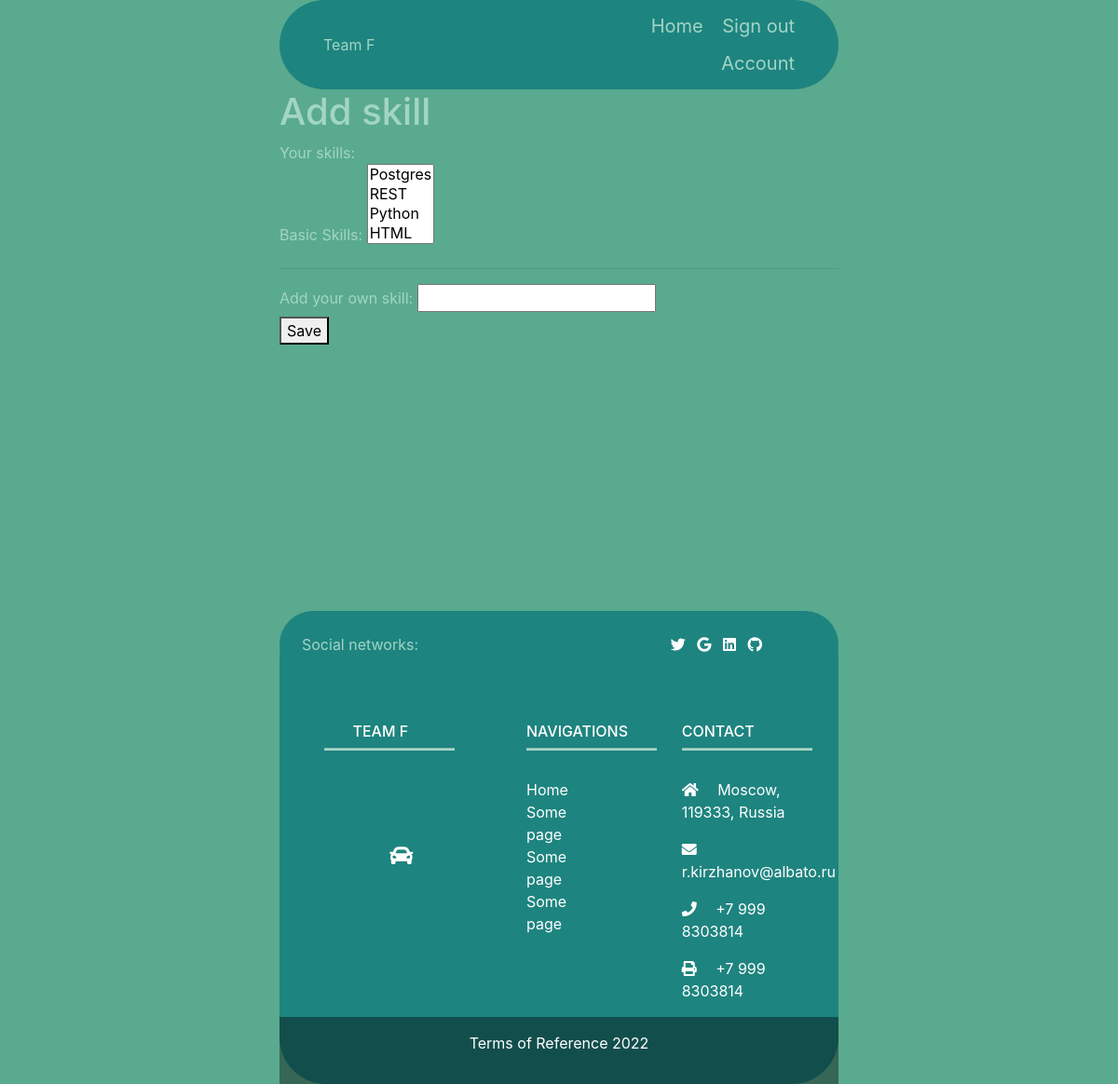
Before: /basic_skill/ (signed in) with the older database file.
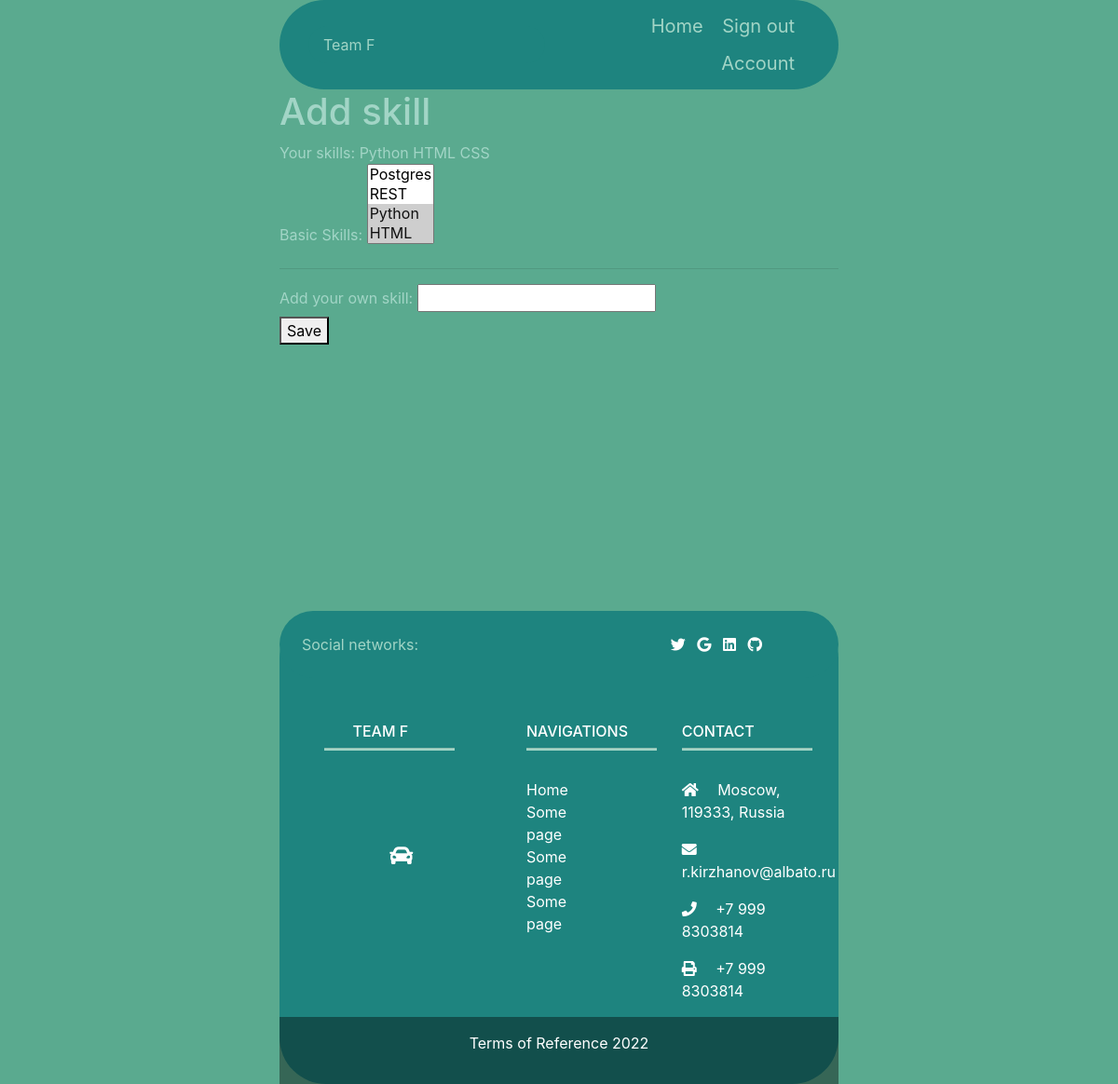
After: the same page with the newer database file.
### users/models.py (models this page shows, shortened)
class User(AbstractBaseUser):
    email = models.EmailField(max_length=255, unique=True, verbose_name='Email')
    name = models.CharField(max_length=50, verbose_name='Name', default='Guest')
    surname = models.CharField(max_length=50, verbose_name='Surname', default=':)')
    age = models.IntegerField(default=18, verbose_name='Age')
    about = models.TextField(verbose_name='About me', default=random.choice(quote))
    languages = models.ManyToManyField(Language, blank=True, verbose_name='Languages')
    basic_skills = models.ManyToManyField(Skills, blank=True, verbose_name='Basic Skills')
    hobby = models.CharField(max_length=250, null=True, blank=True, verbose_name='Hobby')
    photo = models.ImageField('Photo', upload_to='users/photos', default='default.jpg')
    is_active = models.BooleanField(default=True)
    is_admin = models.BooleanField(default=False)
    url = models.URLField(verbose_name='Link', default='https://hh.ru/applicant/resumes')
    objects = UserManager()
    USERNAME_FIELD = 'email'
    def full_name(self):
        return f'{self.name} {self.surname}'
    def all_basic_skills(self):
        basic_skills = [basic_skill.name for basic_skill in self.basic_skills.all()]
        return ' '.join(basic_skills)

class Skills(models.Model):
    name = models.CharField(max_length=40)
    def __str__(self):
        return self.name
    class Meta:
        verbose_name_plural = 'skills'
        verbose_name = 'skill'

### users/views.py (the view)
# urls.py: path('basic_skill/', views.basic_skill_view, name='basic_skill'),
@login_required()
def basic_skill_view(request):
    basic_skill_ids = [basic_skill.id for basic_skill in User.objects.get(id=request.user.id).basic_skills.all()]
    if request.method == 'POST':
        user_basic_skills = UpdateUserBasicSkills(request.POST)
        new_basic_skills = UpdateBasicSkills(request.POST)
        if user_basic_skills.is_valid() and new_basic_skills.is_valid():
            user_basic_skills.basic_skills(
            request.user, user_basic_skills.cleaned_data.get('basic_skills'),
            new_basic_skills.get_basic_skills())
            return redirect('profile')
    else:
        user_basic_skills = UpdateUserBasicSkills(
        initial={"basic_skills": basic_skill_ids})
        new_basic_skills = UpdateBasicSkills()
    context = {
        'user_basic_skills': user_basic_skills,
        'new_basic_skills': new_basic_skills,
    }
    return render(request, 'basic_skill.html', context=context)

### users/forms.py (shortened to what this page needs)
class UpdateUserBasicSkills(forms.ModelForm):
    basic_skills = forms.ModelMultipleChoiceField(
        queryset=Skills.objects.all(),
        widget=forms.CheckboxSelectMultiple,
        label='Skills',
        required=False,)
    class Meta:
        model = User
        fields = ('basic_skills',)
    def basic_skills(self, user, old_basic_skills, str_basic_skills):
        if str_basic_skills:
            old_basic_skills |= str_basic_skills
        user.basic_skills.clear()
        user.basic_skills.add(*old_basic_skills)
        return user

class UpdateBasicSkills(forms.Form):
    new_basic_skills = forms.CharField(
        max_length=100,
        label='Add your own skill',
        required=False,
        widget=forms.TextInput())

### templates/basic_skill.html (shortened to what this page needs)
{% extends 'base.html' %}
{% block content %}
    <div class="four"><h1>Add skill</h1></div>
    Your skills: {{ user.all_basic_skills }}
    <form method="POST" class="post-form">{% csrf_token %}
    {{ user_basic_skills.as_table }}
        <hr>
    {{ new_basic_skills.as_table }}<br>
    <button type="submit"
    <div class="al-flex-box al-flex-box_align_center al-flex-box_direction_row al-flex-box_display_flex al-flex-box_height_available al-flex-box_justify_center al-flex-box_width_available al-flex-box_wrap_nowrap"
    title="">Save</div>
{% endblock %}

Changed rows visible on the page:
now on this page (row edited): User: all_basic_skills "Python HTML CSS"
Other visible differences:
form field basic_skills: "Postgres / REST / Python / HTML" → "Postgres / REST / Python ☑ / HTML ☑"
